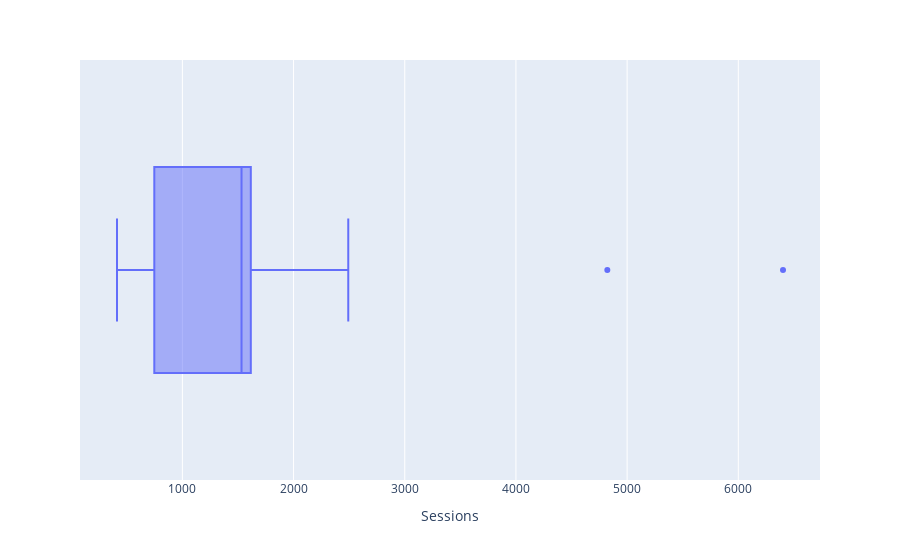

Notebook code cell kept with this figure:
### Markdown cell above
![boxplot-2.png](attachment:boxplot-2.png)

### Code cell
px.box(data_frame=df,x='Sessions')

### Figure 1 — Plotly figure (JSON) as saved in the notebook; plotly's stock layout.template omitted (floating-point values rounded to 4 significant figures)
{"data": [{"alignmentgroup": "True", "hovertemplate": "Sessions=%{x}<extra></extra>", "legendgroup": "", "marker": {"color": "#636efa"}, "name": "", "notched": false, "offsetgroup": "", "orientation": "h", "showlegend": false, "type": "box", "x": [663, 1627, 1630, 1666, 1604, 1188, 435, 726, 1565, 1649, 4822, 1496, 1235, 532, 769, 6402, 1661, 1568, 2492, 1131, 412, 678, 1441, 1575, 1595, 1541, 1067, 460, 702, 1523, 1579, 1548], "x0": " ", "xaxis": "x", "y0": " ", "yaxis": "y"}], "layout": {"boxmode": "group", "legend": {"tracegroupgap": 0}, "margin": {"t": 60}, "xaxis": {"anchor": "y", "domain": [0, 1], "title": {"text": "Sessions"}}, "yaxis": {"anchor": "x", "domain": [0, 1]}}}
